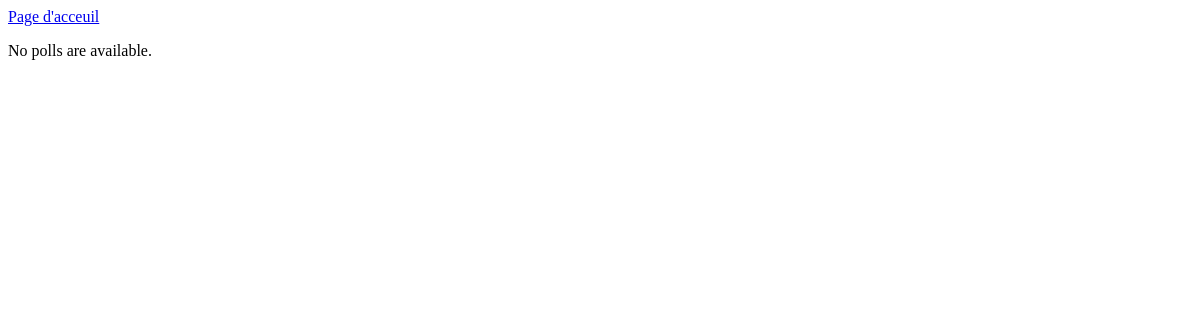
Before: /polls/secteurs/ with the older database file.
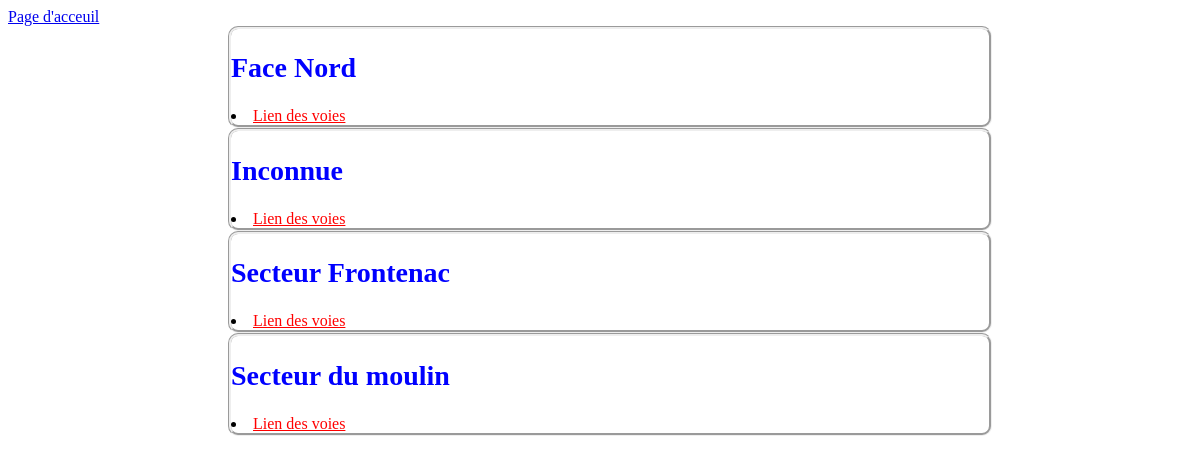
After: the same page with the newer database file.
### polls/models.py (models this page shows, shortened)
class Secteur(models.Model):
    name = models.CharField(max_length=200)
    site = models.ForeignKey(Site, on_delete=models.CASCADE, null=True)

### polls/views.py (the view)
# urls.py: path('secteurs/', views.SecteurView.as_view(), name='secteurs'),
class SecteurView(generic.ListView):
    template_name = 'polls/secteurs.html'
    context_object_name = 'secteurs_list'
    def get_queryset(self):
        return Secteur.objects.order_by('name')

### polls/templates/polls/secteurs.html (shortened to what this page needs)
{% load static %}
<link rel="stylesheet" type="text/css" href="{% static 'polls/style.css' %}">
<div><a href="{% url 'polls:index' %}">Page d'acceuil</a></div>
{% if secteurs_list %}
    {% for secteur in secteurs_list %}
        <section>
            <h1>{{ secteur.name }}</h1>
            <li><a href="{% url 'polls:voie' %}">Lien des voies</a></li>
        </section>
    {% endfor %}
{% else %}
    <p>No polls are available.</p>
{% endif %}

### polls/static/polls/style.css (style rules this page uses)
li a { color: red; }
h1 { font-size: 28px; color : blue; }
section { border: groove; border-radius: 10px; margin-left: 220px; margin-right: 200px; }

Changed rows visible on the page:
added Secteur: name "Face Nord"
added Secteur: name "Inconnue"
added Secteur: name "Secteur Frontenac"
added Secteur: name "Secteur du moulin"
Other visible differences:
text no longer shown: "No polls are available."
